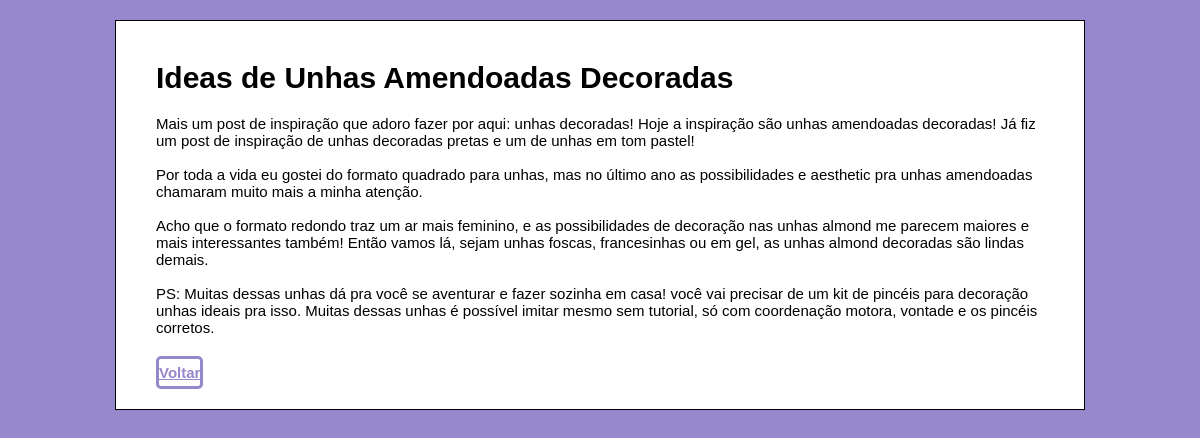
The app's page /Blog-desafio-final/post.php?id=3 with its own data.
### tables this page shows
CREATE TABLE `post` (
  `ID_POST` int(11) NOT NULL AUTO_INCREMENT,
  `TITULO_POST` varchar(300) NOT NULL,
  `CONTEUDO_POST` varchar(1500) NOT NULL,
  `DATA_DE_PUBLICACAO` date NOT NULL,
  `QTD_DE_ACESSOS` varchar(15) NOT NULL,
  PRIMARY KEY (`ID_POST`)
);

### Blog-desafio-final/src/Posts-funcoes.php (called while the page is built, shortened)
<?php
class Post
{
    private $mysql;
    public function __construct(mysqli $mysql)
    {
        $this->mysql = $mysql;
    }
    public function encontrarPorId(string $id): array
    {
        $selecionaPost = $this->mysql->prepare("SELECT ID_POST, TITULO_POST, CONTEUDO_POST FROM post WHERE ID_POST = ?");
        $selecionaPost->bind_param('s', $id);
        $selecionaPost->execute();
        $post = $selecionaPost->get_result()->fetch_assoc();
        return $post;
    }
}

### Blog-desafio-final/post.php (the view, shortened to what this page needs)
<?php
require 'config-blog.php';
require 'src/Posts-funcoes.php';
$obj_post = new Post($mysql);
$post = $obj_post->encontrarPorId($_GET['id']);
?>
<!DOCTYPE html>
<html lang="pt-br">
<head>
    <link rel="stylesheet" href="style.css">
</head>
<body>
    <div class="pagina-inicial">
        <h1>
            <?php echo $post['TITULO_POST']; ?>
        </h1>
        <p>
            <?php echo nl2br($post['CONTEUDO_POST']); ?>
        </p>
       <div>
            <a class="botao botao-block" href="index.php">Voltar</a>
        </div>
    </div>
</body>
</html>

### Blog-desafio-final/style.css (style rules this page uses)
body { background-color: #9787CC; font-family: 'montserrat', sans-serif; font-size: 15px;; }
.pagina-inicial { width: 75%; margin: 0 auto; background-color: #FFFFFF; padding: 20px 40px; border: solid 1px black; margin-top: 20px; text-decoration: none; }
.botao { width: 30%; padding: 5px 0; margin-top: 20px; background-color: #FFFFFF; color: #9787CC; border: solid 3px; border-radius: 5px; font-weight: bold; transition: 1s all; cursor: pointer; }
.botao-block { display: block; width: max-content; }

### records on screen
post: TITULO_POST "Ideas de Unhas Amendoadas Decoradas", CONTEUDO_POST "Mais um post de inspiração que adoro fazer por aqui: unhas decoradas! Hoje a inspiração são unhas amendoadas decoradas! Já fiz um post de inspiração de unhas decoradas pretas e um de unhas em tom pastel! Por toda a vida eu gostei do formato quadrado para unhas, mas no último ano as possibilidades e aesthetic pra unhas amendoadas chamaram muito mais a minha atenção. Acho que o formato redondo traz um ar mais feminino, e as possibilidades de decoração nas unhas almond me parecem maiores e mais interessantes também! Então vamos lá, sejam unhas foscas, francesinhas ou em gel, as unhas almond decoradas são lindas demais. PS: Muitas dessas unhas dá pra você se aventurar e fazer sozinha em casa!…"
